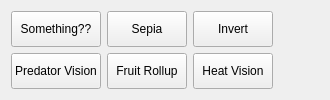
        <widget class="QFrame" name="frame">
         <property name="sizePolicy">
          <sizepolicy hsizetype="Expanding" vsizetype="Expanding">
           <horstretch>0</horstretch>
           <verstretch>0</verstretch>
          </sizepolicy>
         </property>
         <property name="frameShape">
          <enum>QFrame::NoFrame</enum>
         </property>
         <property name="frameShadow">
          <enum>QFrame::Raised</enum>
         </property>
         <layout class="QGridLayout" name="gridLayout_8">
          <item row="1" column="1">
           <widget class="QPushButton" name="pushButton_9">
            <property name="sizePolicy">
             <sizepolicy hsizetype="Expanding" vsizetype="Expanding">
              <horstretch>0</horstretch>
              <verstretch>0</verstretch>
             </sizepolicy>
            </property>
            <property name="focusPolicy">
             <enum>Qt::NoFocus</enum>
            </property>
            <property name="text">
             <string>Fruit Rollup</string>
            </property>
           </widget>
          </item>
          <item row="1" column="2">
           <widget class="QPushButton" name="pushButton_10">
            <property name="sizePolicy">
             <sizepolicy hsizetype="Expanding" vsizetype="Expanding">
              <horstretch>0</horstretch>
              <verstretch>0</verstretch>
             </sizepolicy>
            </property>
            <property name="focusPolicy">
             <enum>Qt::NoFocus</enum>
            </property>
            <property name="text">
             <string>Heat Vision</string>
            </property>
           </widget>
          </item>
          <item row="1" column="0">
           <widget class="QPushButton" name="pushButton_15">
            <property name="sizePolicy">
             <sizepolicy hsizetype="Expanding" vsizetype="Expanding">
              <horstretch>0</horstretch>
              <verstretch>0</verstretch>
             </sizepolicy>
            </property>
            <property name="focusPolicy">
             <enum>Qt::NoFocus</enum>
            </property>
            <property name="text">
             <string>Predator Vision</string>
            </property>
           </widget>
          </item>
          <item row="0" column="0">
           <widget class="QPushButton" name="pushButton_7">
            <property name="sizePolicy">
             <sizepolicy hsizetype="Expanding" vsizetype="Expanding">
              <horstretch>0</horstretch>
              <verstretch>0</verstretch>
             </sizepolicy>
            </property>
            <property name="focusPolicy">
             <enum>Qt::NoFocus</enum>
            </property>
            <property name="text">
             <string>Something??</string>
            </property>
           </widget>
          </item>
          <item row="0" column="2">
           <widget class="QPushButton" name="invert">
            <property name="sizePolicy">
             <sizepolicy hsizetype="Expanding" vsizetype="Expanding">
              <horstretch>0</horstretch>
              <verstretch>0</verstretch>
             </sizepolicy>
            </property>
            <property name="focusPolicy">
             <enum>Qt::NoFocus</enum>
            </property>
            <property name="text">
             <string>Invert</string>
            </property>
            <property name="checkable">
             <bool>true</bool>
            </property>
           </widget>
          </item>
          <item row="0" column="1">
           <widget class="QPushButton" name="pushButton_8">
            <property name="sizePolicy">
             <sizepolicy hsizetype="Expanding" vsizetype="Expanding">
              <horstretch>0</horstretch>
              <verstretch>0</verstretch>
             </sizepolicy>
            </property>
            <property name="focusPolicy">
             <enum>Qt::NoFocus</enum>
            </property>
            <property name="text">
             <string>Sepia</string>
            </property>
           </widget>
          </item>
          <item row="1" column="3">
           <widget class="QPushButton" name="color_reset">
            <property name="sizePolicy">
             <sizepolicy hsizetype="Minimum" vsizetype="Expanding">
              <horstretch>0</horstretch>
              <verstretch>0</verstretch>
             </sizepolicy>
            </property>
            <property name="focusPolicy">
             <enum>Qt::NoFocus</enum>
            </property>
            <property name="text">
             <string/>
            </property>
            <property name="icon">
             <iconset theme="default" resource="resources.qrc">
              <normaloff>:/images/rotate_right-512.png</normaloff>
              <normalon>:/images/rotate_right-512.png</normalon>:/images/rotate_right-512.png</iconset>
            </property>
            <property name="iconSize">
             <size>
              <width>40</width>
              <height>40</height>
             </size>
            </property>
            <property name="checkable">
             <bool>false</bool>
            </property>
            <property name="flat">
             <bool>true</bool>
            </property>
           </widget>
          </item>
         </layout>
        </widget>
